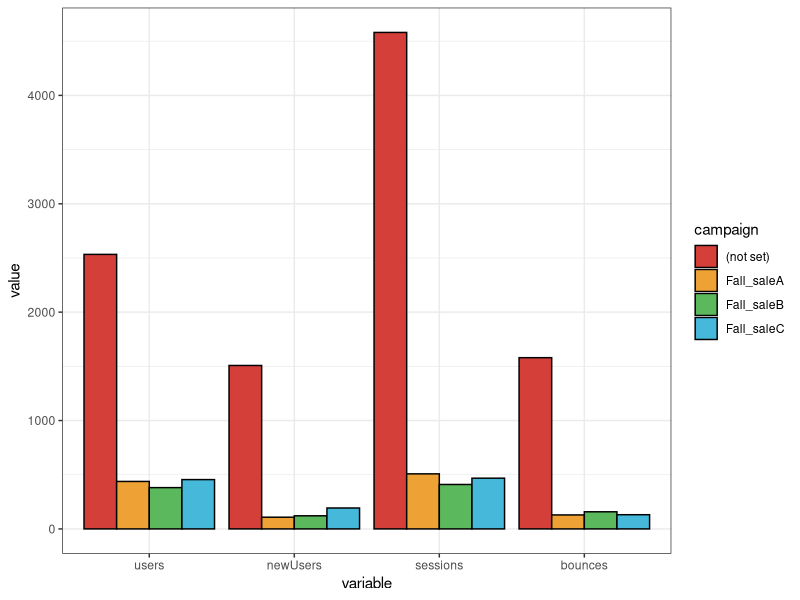
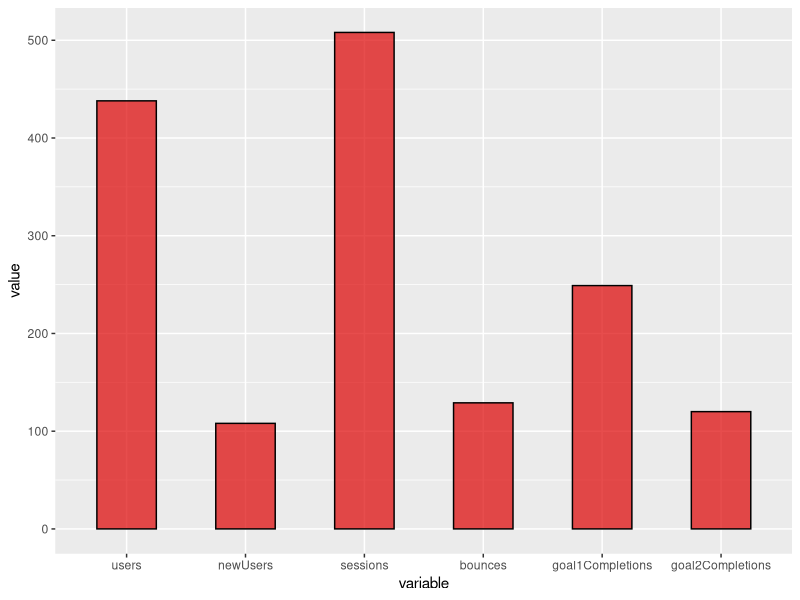
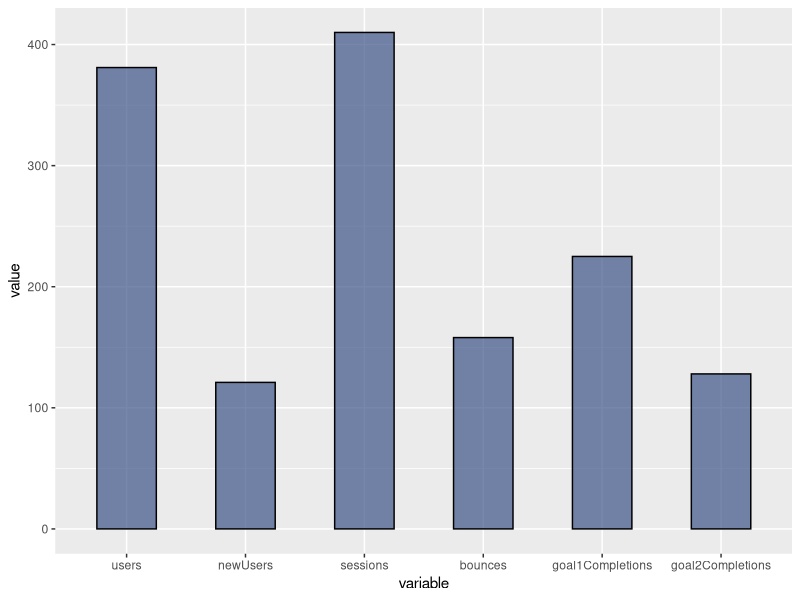
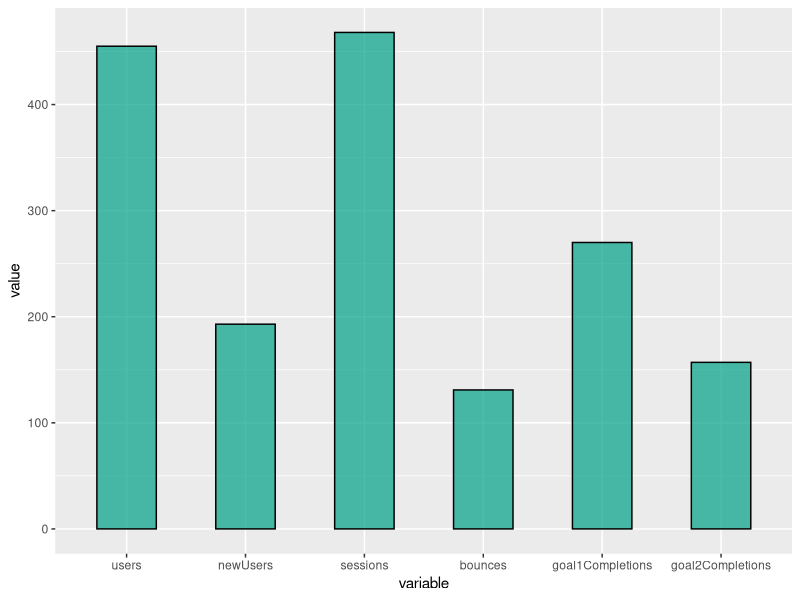
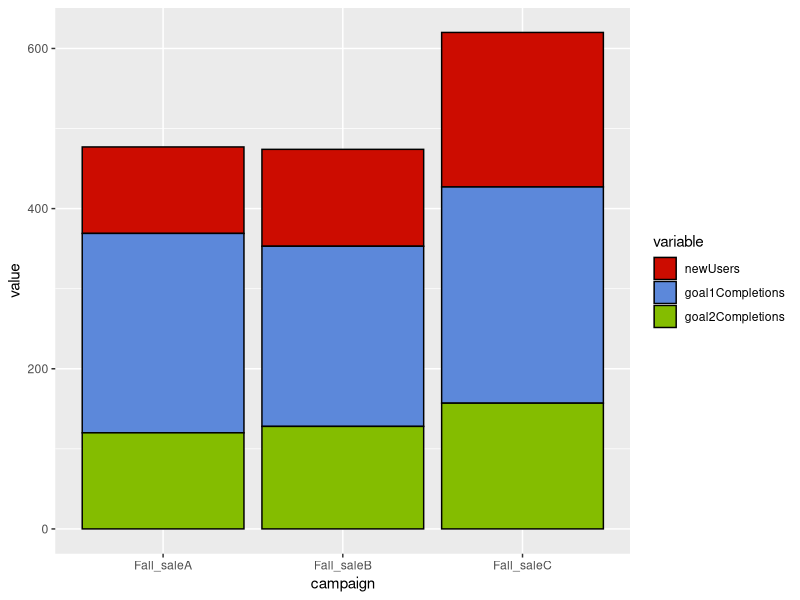

These charts were generated, in order, by the following R code:

library("ggplot2")
library("reshape")
library("scales")
library("ggsci")


# Read in the CSV File
ga_data = read.csv("4.4_ExampleFile.csv", sep=",", header=T)

# Making all levels consistent
ga_data$campaign = factor(ga_data$campaign, levels = ga_data$campaign)

# 1. Total number
ga_data_filtered = ga_data[,c("campaign", "users", "newUsers", "sessions", "bounces")]
ga_data.melted = melt(ga_data_filtered, id="campaign")

# this is the plot for 
# Grouped
ggplot(ga_data.melted, aes(fill=campaign, y=value, x=variable)) + 
  geom_bar(position="dodge", stat="identity", colour="black") + theme_bw() + scale_fill_locuszoom() 

# now for the goal conversions
# campaign A
ga_data.campaignA = ga_data[2,]
ga_data.campaignA = melt(ga_data.campaignA, id="campaign")
ggplot(ga_data.campaignA, aes(x=variable, y=value)) + 
  geom_bar(stat="identity", width=.5, fill="#DC0000B2", colour="black") 

ga_data.campaignB = ga_data[3,]
ga_data.campaignB = melt(ga_data.campaignB, id="campaign")
ggplot(ga_data.campaignB, aes(x=variable, y=value)) + 
  geom_bar(stat="identity", width=.5, fill="#3C5488B2", colour="black") 


ga_data.campaignC = ga_data[4,]
ga_data.campaignC = melt(ga_data.campaignC, id="campaign")
ggplot(ga_data.campaignC, aes(x=variable, y=value)) + 
  geom_bar(stat="identity", width=.5, fill="#00A087B2", colour="black") 



#### How are they actually doing? #####
# stacked
ga_data.toCompare = ga_data[c(2,3,4),c("campaign", "newUsers", "goal1Completions", "goal2Completions")]
ga_data.toCompare = melt(ga_data.toCompare, id.vars = "campaign")

ggplot(ga_data.toCompare, aes(x = campaign, y =value ,fill = variable)) +  geom_bar(stat = "identity", position = "stack", colour="black")  +  scale_fill_startrek()
